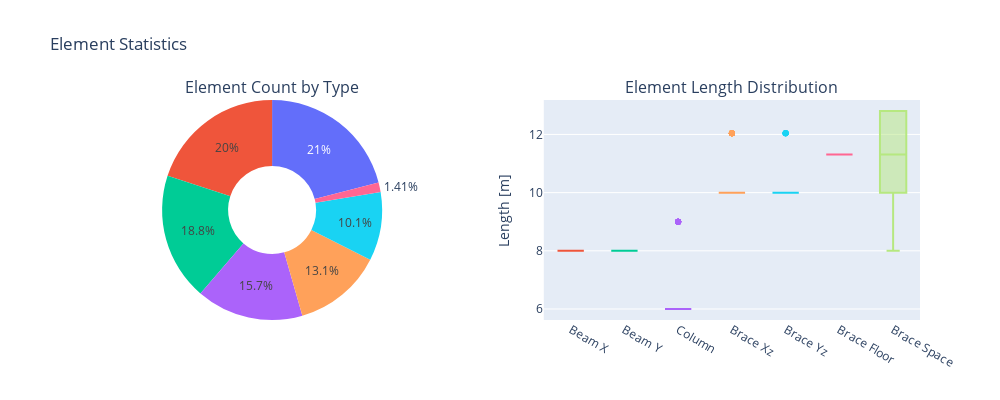

Notebook source saved alongside this figure:
### Code cell
# Visualization of element statistics
fig_stats = make_subplots(
    rows=1, cols=2,
    subplot_titles=['Element Count by Type', 'Element Length Distribution'],
    specs=[[{'type': 'pie'}, {'type': 'box'}]]
)

# Pie chart
counts = connectivity_df['element_type'].value_counts()
fig_stats.add_trace(
    go.Pie(
        labels=[e.replace('_', ' ').title() for e in counts.index],
        values=counts.values,
        hole=0.4
    ),
    row=1, col=1
)

# Box plot
for etype in connectivity_df['element_type'].unique():
    fig_stats.add_trace(
        go.Box(
            y=connectivity_df[connectivity_df['element_type'] == etype]['length'],
            name=etype.replace('_', ' ').title()
        ),
        row=1, col=2
    )

fig_stats.update_layout(title='Element Statistics', height=400, width=1000, showlegend=False)
fig_stats.update_yaxes(title_text='Length [m]', row=1, col=2)
fig_stats.show()

### Figure 1 — Plotly figure (JSON) as saved in the notebook; plotly's stock layout.template omitted (floating-point values rounded to 4 significant figures; data arrays with more than 128 entries replaced by an {"elided": "..."} marker saying what was removed)
{"data": [{"domain": {"x": [0, 0.45], "y": [0, 1]}, "hole": 0.4, "labels": ["Brace Floor", "Brace Xz", "Column", "Beam X", "Beam Y", "Brace Yz", "Brace Space"], "type": "pie", "values": [416, 396, 372, 312, 260, 200, 28]}, {"name": "Beam X", "type": "box", "xaxis": "x", "y": {"elided": "312 float values"}, "yaxis": "y"}, {"name": "Beam Y", "type": "box", "xaxis": "x", "y": {"elided": "260 float values"}, "yaxis": "y"}, {"name": "Column", "type": "box", "xaxis": "x", "y": {"elided": "372 float values"}, "yaxis": "y"}, {"name": "Brace Xz", "type": "box", "xaxis": "x", "y": {"elided": "396 float values"}, "yaxis": "y"}, {"name": "Brace Yz", "type": "box", "xaxis": "x", "y": {"elided": "200 float values"}, "yaxis": "y"}, {"name": "Brace Floor", "type": "box", "xaxis": "x", "y": {"elided": "416 float values"}, "yaxis": "y"}, {"name": "Brace Space", "type": "box", "xaxis": "x", "y": [8.0, 8.0, 8.0, 11.31, 11.31, 11.31, 11.31, 10.0, 10.0, 10.0, 12.81, 12.81, 12.81, 12.81, 8.0, 8.0, 8.0, 11.31, 11.31, 11.31, 11.31, 10.0, 10.0, 10.0, 12.81, 12.81, 12.81, 12.81], "yaxis": "y"}], "layout": {"annotations": [{"font": {"size": 16}, "showarrow": false, "text": "Element Count by Type", "x": 0.225, "xanchor": "center", "xref": "paper", "y": 1, "yanchor": "bottom", "yref": "paper"}, {"font": {"size": 16}, "showarrow": false, "text": "Element Length Distribution", "x": 0.775, "xanchor": "center", "xref": "paper", "y": 1, "yanchor": "bottom", "yref": "paper"}], "height": 400, "showlegend": false, "title": {"text": "Element Statistics"}, "width": 1000, "xaxis": {"anchor": "y", "domain": [0.55, 1]}, "yaxis": {"anchor": "x", "domain": [0, 1], "title": {"text": "Length [m]"}}}}
